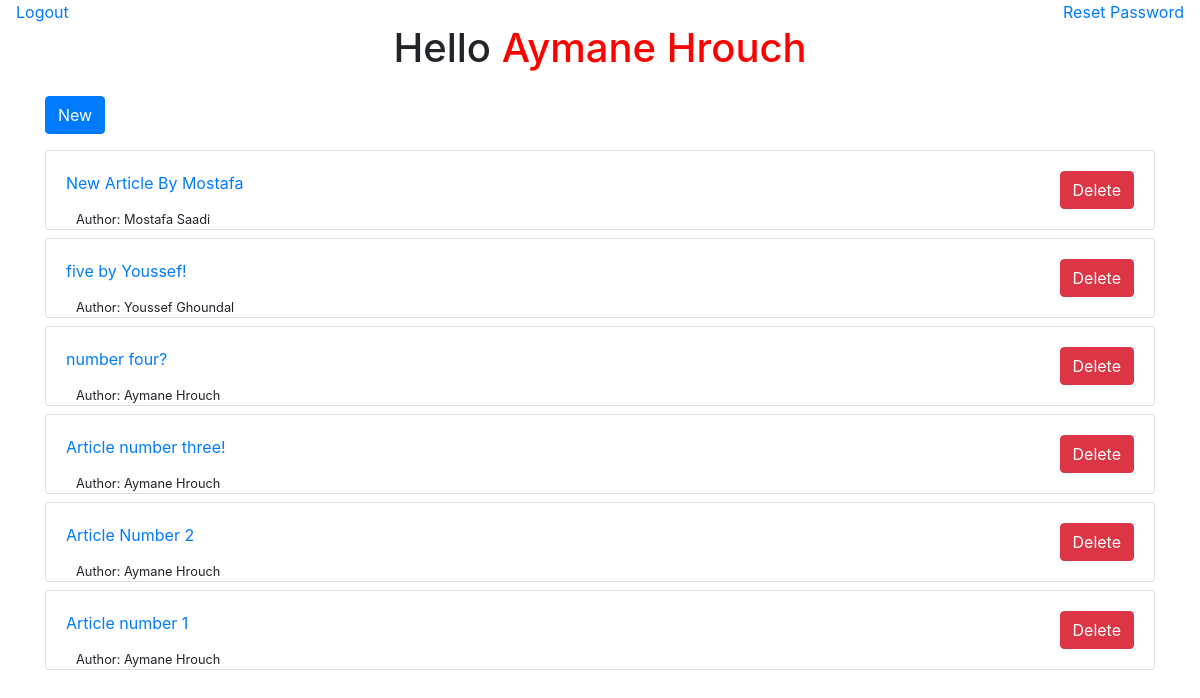
Screenshot of /mod/index.php (signed in) with the database file from the repository.
### tables this page shows
CREATE TABLE IF NOT EXISTS `news` (
  `id` int(11) NOT NULL AUTO_INCREMENT,
  `author` int(11) DEFAULT NULL,
  `title` varchar(50) NOT NULL,
  `article` text NOT NULL,
  `created_at` datetime DEFAULT CURRENT_TIMESTAMP,
  PRIMARY KEY (`id`),
  KEY `author` (`author`)
);

CREATE TABLE IF NOT EXISTS `users` (
  `id` int(11) NOT NULL AUTO_INCREMENT,
  `name` varchar(50) NOT NULL,
  `username` varchar(50) NOT NULL,
  `password` varchar(255) NOT NULL,
  `created_at` datetime DEFAULT CURRENT_TIMESTAMP,
  PRIMARY KEY (`id`),
  UNIQUE KEY `username` (`username`)
);

### mod/index.php (the view, shortened to what this page needs)
<!DOCTYPE html>
<html lang="en">
<head>
    <link rel="stylesheet" href="../assets/libs/bootstrap-4.3.1-dist/css/bootstrap.min.css">
</head>
<body>
    <a href="logout.php" class="link-secondary px-3">Logout</a>
    <a href="reset-password.php" class="link-secondary float-right px-3">Reset Password</a>
    <h1 class="text-center mb-4">Hello <span style="color:red"><?php echo $_SESSION["name"]; ?></span></h1>
    <div class="container">
        <a class="btn btn-primary mb-3" href="new.php">New</a>
        <?php
        include 'config.php';
        $result = $pdo->query('SELECT n.id, u.name, n.title FROM news n, users u WHERE n.author = u.id ORDER BY n.created_at DESC;');
        while($data = $result->fetch()) {
            ?>
            <div class="card mb-2">
                <div class="card-body">
                    <a href="<?php echo "edit.php?id=" . $data["id"]?>"><?php echo htmlspecialchars($data["title"]); ?></a>
                    <small><?php echo "Author: " . $data["name"]?></small>
                    <a onclick="return confirm(`Are you sure? this can NOT be undone.`)" class="btn btn-danger float-right" href="delete.php?id=<?php echo $data["id"] ?>">Delete</a>
                </div>
            </div>
            <?php
        }
            ?>
    </div>
</body>
</html>

### mod/index.php (style rules this page uses)
small { position: absolute; bottom: 0; left: 30px; }

### rows the page displays
news: title "New Article By Mostafa", users.name "Mostafa Saadi"
news: title "five by Youssef!", users.name "Youssef Ghoundal"
news: title "number four?", users.name "Aymane Hrouch"
news: title "Article number three!", users.name "Aymane Hrouch"
news: title "Article Number 2", users.name "Aymane Hrouch"
news: title "Article number 1", users.name "Aymane Hrouch"

### other values shown
$_SESSION["name"] "Aymane Hrouch"
